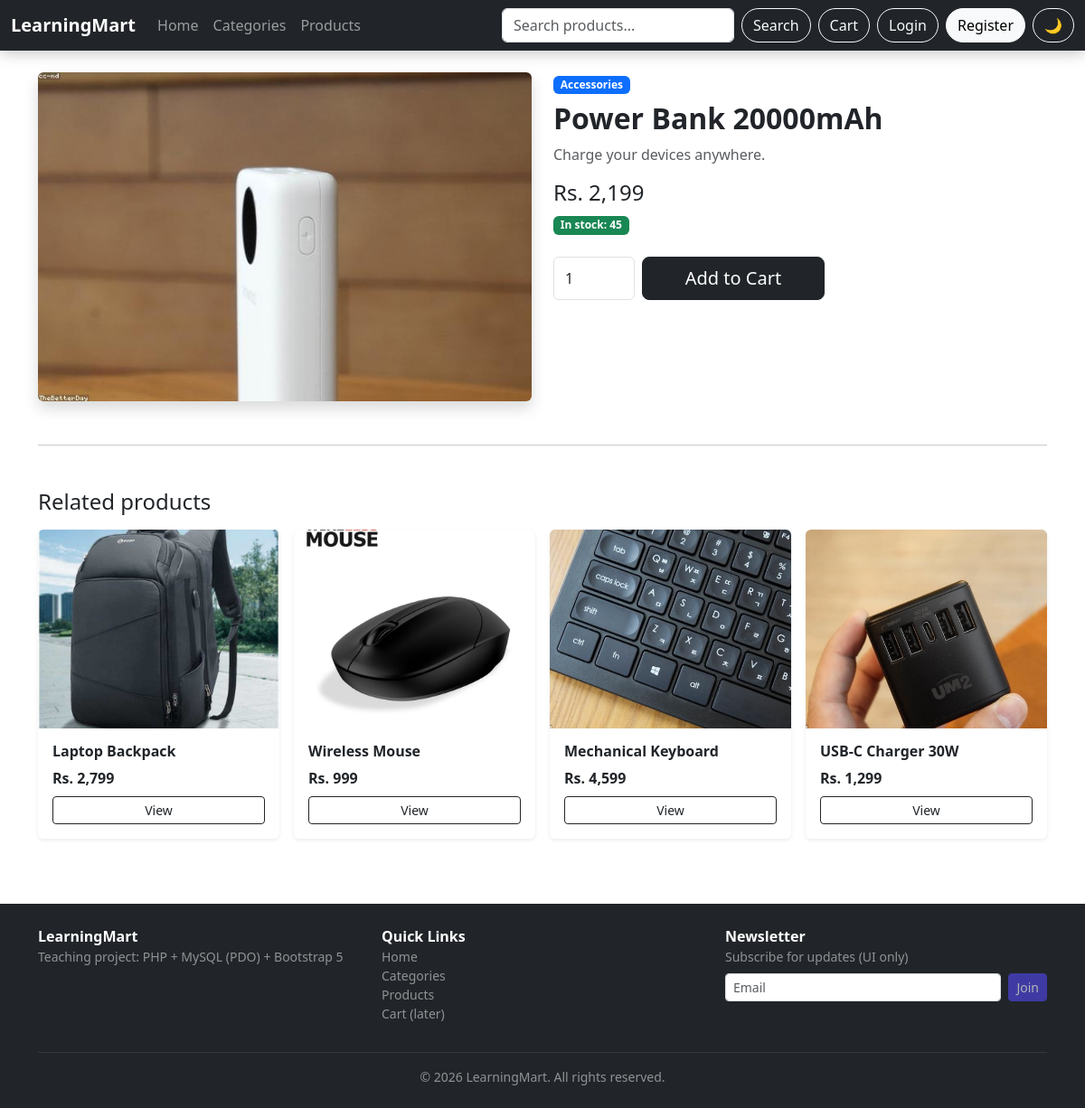
Page /product_detail.php?id=12 on the committed database.
### tables this page shows
CREATE TABLE products (
    id INT AUTO_INCREMENT PRIMARY KEY,
    category_id INT NOT NULL,
    title VARCHAR(150) NOT NULL,
    description TEXT,
    price DECIMAL(10,2) NOT NULL,              
    stock INT NOT NULL DEFAULT 0,
    image VARCHAR(255) DEFAULT NULL,           
    created_at TIMESTAMP DEFAULT CURRENT_TIMESTAMP,
    FOREIGN KEY (category_id) REFERENCES categories(id) ON DELETE CASCADE
);

CREATE TABLE categories (
    id INT AUTO_INCREMENT PRIMARY KEY,
    name VARCHAR(100) NOT NULL,
    description TEXT,
    created_at TIMESTAMP DEFAULT CURRENT_TIMESTAMP
);

### product_detail.php (the view, shortened to what this page needs)
<?php
include 'base/connect.php';
$id = $_GET['id'] ?? null;
$stmt = $pdo->prepare("
    SELECT
        products.*,
        categories.name AS category_name
    FROM products
    LEFT JOIN categories
    ON products.category_id = categories.id
    WHERE products.id = ?
");
$stmt->execute([$id]);
$product = $stmt->fetch(PDO::FETCH_ASSOC);
$image = $product['image']
    ? 'uploads/' . $product['image']
    : 'https://placehold.co/600x400';
$relStmt = $pdo->prepare(
    "SELECT id, title, price, image FROM products WHERE category_id = ? AND id <> ? ORDER BY id DESC LIMIT 4"
);
$relStmt->execute([$product['category_id'], $product['id']]);
$related = $relStmt->fetchAll();
?>
<!DOCTYPE html>
<html>
<head>
  <link href="assets/css/style.css" rel="stylesheet">
  <link href="https://cdn.jsdelivr.net/npm/bootstrap@5.3.8/dist/css/bootstrap.min.css" rel="stylesheet">
</head>
<body class="d-flex flex-column min-vh-100">
<?php include 'layout/header.php'; ?>
<main class="container py-4 flex-grow-1">
  <div class="row g-4">
    <div class="col-md-6">
      <img src="<?= $image ?>" class="img-fluid rounded shadow">
    </div>
    <div class="col-md-6">
      <span class="badge bg-primary mb-2">
        <?= htmlspecialchars($product['category_name']) ?>
      </span>
      <h2 class="fw-bold">
        <?= htmlspecialchars($product['title']) ?>
      </h2>
      <p class="text-muted">
        <?= htmlspecialchars($product['description']) ?>
      </p>
      <h4 class="text-dark mb-2">
        Rs. <?= number_format($product['price']) ?>
      </h4>
      <p class="mb-4">
        <?php if ((int)$product['stock'] > 0): ?>
          <span class="badge bg-success">In stock: <?= (int)$product['stock'] ?></span>
        <?php else: ?>
          <span class="badge bg-secondary">Out of stock</span>
        <?php endif; ?>
      </p>
      <?php if ((int)$product['stock'] > 0): ?>
        <form method="get" action="cart.php" class="d-flex gap-2" style="max-width:300px">
          <input type="number" name="qty" value="1" min="1" max="<?= (int)$product['stock'] ?>"
                 class="form-control" style="max-width:90px" aria-label="Quantity">
          <button class="btn btn-dark btn-lg flex-grow-1" type="submit">Add to Cart</button>
        </form>
      <?php else: ?>
        <button class="btn btn-secondary btn-lg w-100" disabled>Out of Stock</button>
      <?php endif; ?>
    </div>
  </div>
  <?php if ($related): ?>
    <hr class="my-5">
    <h4 class="mb-3">Related products</h4>
    <div class="row g-3">
      <?php foreach ($related as $r):
        $rImg = $r['image'] ? 'uploads/' . $r['image'] : 'https://placehold.co/600x400?text=Product';
      ?>
        <div class="col-6 col-md-3">
          <div class="card product-card border-0 shadow-sm h-100">
            <img src="<?= htmlspecialchars($rImg) ?>" class="product-image w-100" alt="">
            <div class="card-body">
              <h6 class="fw-bold"><?= htmlspecialchars($r['title']) ?></h6>
              <div class="fw-bold mt-1">Rs. <?= number_format($r['price']) ?></div>
              <a href="product_detail.php?id=<?= (int)$r['id'] ?>" class="btn btn-outline-dark btn-sm mt-2 w-100">View</a>
            </div>
          </div>
        </div>
      <?php endforeach; ?>
    </div>
  <?php endif; ?>
</main>
<?php include 'layout/footer.php'; ?>
</body>
</html>

### assets/css/style.css (style rules this page uses)
:root { --lm-primary: #4f46e5; --lm-primary-dark: #4338ca; --lm-radius: 16px; --lm-shadow: 0 6px 24px rgba(2, 6, 23, .08); }
body { font-family: system-ui, -apple-system, "Segoe UI", Roboto, sans-serif; -webkit-font-smoothing: antialiased; }
.btn-dark { background: #111827; border-color: #111827; }
.btn-primary, .badge.text-bg-primary, .bg-primary { background-color: var(--lm-primary) !important; border-color: var(--lm-primary) !important; }
.btn-outline-dark { border-radius: 10px; }
.btn { border-radius: 10px; }
.card { border-radius: var(--lm-radius); transition: transform .2s ease, box-shadow .2s ease; }
.product-card { overflow: hidden; }
.product-image { height: 220px; object-fit: cover; background: #f1f5f9; }

### rows in the picture
products: image (picture), category.name "Accessories", title "Power Bank 20000mAh", description "Charge your devices anywhere.", price "2,199", stock "45"
products: image (picture), title "Laptop Backpack", price "2,799"
products: image (picture), title "Wireless Mouse", price "999"
products: image (picture), title "Mechanical Keyboard", price "4,599"
products: image (picture), title "USB-C Charger 30W", price "1,299"
